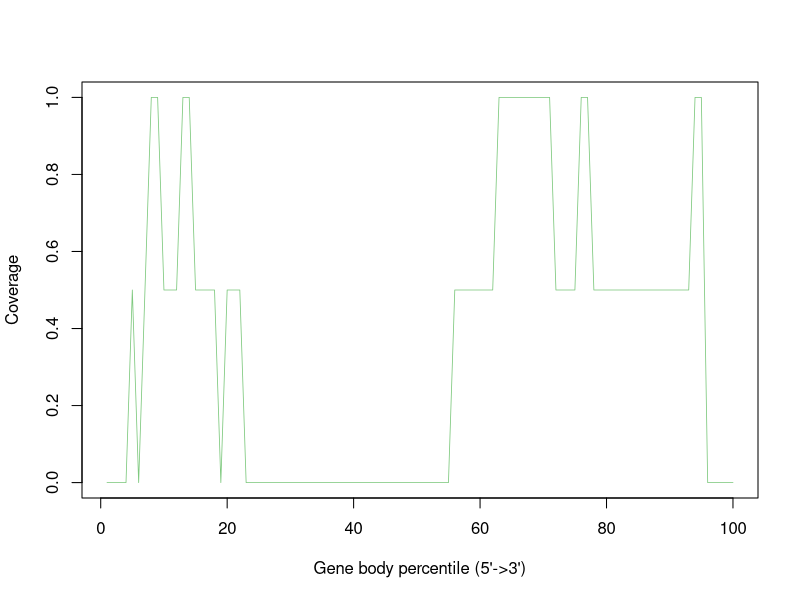

Source code (R):
Mmus_BAL_TAL_LRTN_FLT_Rep5_F10_Aligned.sortedByCoord_sorted.out <- c(0.0,0.0,0.0,0.0,0.5,0.0,0.5,1.0,1.0,0.5,0.5,0.5,1.0,1.0,0.5,0.5,0.5,0.5,0.0,0.5,0.5,0.5,0.0,0.0,0.0,0.0,0.0,0.0,0.0,0.0,0.0,0.0,0.0,0.0,0.0,0.0,0.0,0.0,0.0,0.0,0.0,0.0,0.0,0.0,0.0,0.0,0.0,0.0,0.0,0.0,0.0,0.0,0.0,0.0,0.0,0.5,0.5,0.5,0.5,0.5,0.5,0.5,1.0,1.0,1.0,1.0,1.0,1.0,1.0,1.0,1.0,0.5,0.5,0.5,0.5,1.0,1.0,0.5,0.5,0.5,0.5,0.5,0.5,0.5,0.5,0.5,0.5,0.5,0.5,0.5,0.5,0.5,0.5,1.0,1.0,0.0,0.0,0.0,0.0,0.0)


pdf("Mmus_BAL-TAL_LRTN_FLT_Rep5_F10.geneBodyCoverage.curves.pdf")
x=1:100
icolor = colorRampPalette(c("#7fc97f","#beaed4","#fdc086","#ffff99","#386cb0","#f0027f"))(1)
plot(x,Mmus_BAL_TAL_LRTN_FLT_Rep5_F10_Aligned.sortedByCoord_sorted.out,type='l',xlab="Gene body percentile (5'->3')", ylab="Coverage",lwd=0.8,col=icolor[1])
dev.off()
